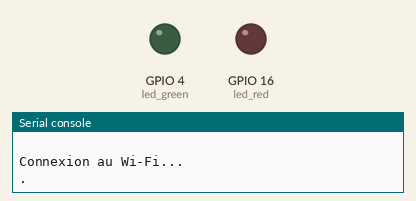
Recording of a program running on a simulated ESP32 board running MicroPython. On the bench: output pins drawn as LEDs (lit = HIGH), the last lines printed to the serial console. WiFi joins after 1.5 s; random numbers come from a fixed seed; no MQTT or app messages arrive unless stated.

Above: at 0.1 s.
At 1.7 s:
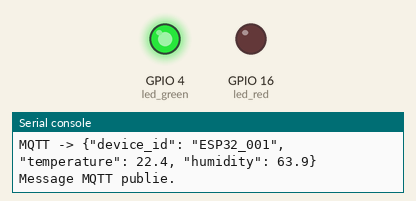
At 116.8 s:
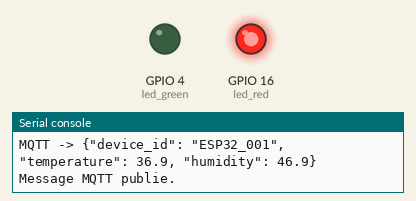
Timing chart, 0 to 123.3 s (numbered marks = the images above):
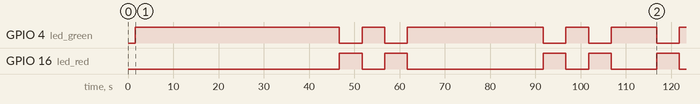

The program:

main.py
```python
import network
import time
import dht
import machine
import ujson
import random
from umqtt.simple import MQTTClient


# ============================================================
# CONFIGURATION
# ============================================================

WIFI_SSID = "Wokwi-GUEST"
WIFI_PASSWORD = ""

MQTT_SERVER = "test.mosquitto.org"
MQTT_PORT = 1883

MQTT_TOPIC = b"iot/esp32/001/sensors"

DEVICE_ID = "ESP32_001"


# ============================================================
# GPIO
# ============================================================

DHT_PIN = 15

LED_GREEN_PIN = 4
LED_RED_PIN = 16


# ============================================================
# SEUILS
# ============================================================

MAX_NORMAL_TEMPERATURE = 35.0
MIN_NORMAL_HUMIDITY = 20.0


# ============================================================
# OBJETS
# ============================================================

dht_sensor = dht.DHT22(
    machine.Pin(DHT_PIN)
)

led_green = machine.Pin(
    LED_GREEN_PIN,
    machine.Pin.OUT
)

led_red = machine.Pin(
    LED_RED_PIN,
    machine.Pin.OUT
)


# ============================================================
# WIFI
# ============================================================

def connect_wifi():

    print()
    print("Connexion au Wi-Fi...")

    wlan = network.WLAN(
        network.STA_IF
    )

    wlan.active(True)

    wlan.connect(
        WIFI_SSID,
        WIFI_PASSWORD
    )

    while not wlan.isconnected():

        print(".", end="")

        time.sleep(0.5)

    print()
    print("Wi-Fi connecte.")

    print(
        "Adresse IP :",
        wlan.ifconfig()[0]
    )


# ============================================================
# MQTT
# ============================================================

def connect_mqtt():

    print(
        "Connexion au broker MQTT..."
    )

    client = MQTTClient(
        DEVICE_ID,
        MQTT_SERVER,
        port=MQTT_PORT
    )

    client.connect()

    print(
        "MQTT connecte."
    )

    return client


# ============================================================
# LEDS
# ============================================================

def update_leds(
    temperature,
    humidity
):

    anomaly = False

    if temperature > MAX_NORMAL_TEMPERATURE:
        anomaly = True

    if humidity < MIN_NORMAL_HUMIDITY:
        anomaly = True


    if anomaly:

        led_green.value(0)
        led_red.value(1)

        print(
            "Etat : ANOMALIE"
        )

    else:

        led_green.value(1)
        led_red.value(0)

        print(
            "Etat : NORMAL"
        )


# ============================================================
# GENERATION DE DONNEES SIMULEES
# ============================================================

def generate_sensor_data():

    # Temperature entre 20 et 38 °C
    temperature = random.uniform(
        20.0,
        38.0
    )

    # Humidite entre 30 et 70 %
    humidity = random.uniform(
        30.0,
        70.0
    )

    return (
        round(temperature, 1),
        round(humidity, 1)
    )


# ============================================================
# MQTT
# ============================================================

def publish_data(
    mqtt_client,
    temperature,
    humidity
):

    data = {

        "device_id": DEVICE_ID,

        "temperature": temperature,

        "humidity": humidity
    }


    payload = ujson.dumps(
        data
    )


    print(
        "MQTT ->",
        payload
    )


    mqtt_client.publish(
        MQTT_TOPIC,
        payload
    )


    print(
        "Message MQTT publie."
    )


# ============================================================
# PROGRAMME PRINCIPAL
# ============================================================

print()
print(
    "======================================"
)

print(
    "       ESP32 IoT Monitoring"
)

print(
    "======================================"
)


led_green.value(0)
led_red.value(0)


# Wi-Fi

connect_wifi()


# MQTT

mqtt_client = connect_mqtt()


print()
print(
    "Systeme pret."
)


# ============================================================
# BOUCLE PRINCIPALE
# ============================================================

while True:

    try:

        # ----------------------------------------------------
        # Simulation des capteurs
        # ----------------------------------------------------

        temperature, humidity = (
            generate_sensor_data()
        )


        # ----------------------------------------------------
        # Affichage
        # ----------------------------------------------------

        print()
        print(
            "--------------------------------------"
        )


        print(
            "Temperature :",
            temperature,
            "C"
        )


        print(
            "Humidite    :",
            humidity,
            "%"
        )


        # ----------------------------------------------------
        # LEDs
        # ----------------------------------------------------

        update_leds(
            temperature,
            humidity
        )


        # ----------------------------------------------------
        # MQTT
        # ----------------------------------------------------

        publish_data(
            mqtt_client,
            temperature,
            humidity
        )


    except Exception as error:

        print(
            "Erreur :",
            error
        )


    time.sleep(5)
```

Measured:
- by itself, GPIO 4 (led_green): LOW → HIGH at 1.7 s, → LOW 45.0 s later, → HIGH 5.0 s later, → LOW 5.0 s later, … (11 changes in this stretch)
- by itself, GPIO 16 (led_red): LOW → HIGH at 46.7 s, → LOW 5.0 s later, → HIGH 5.0 s later, → LOW 5.0 s later, … (10 changes in this stretch)
